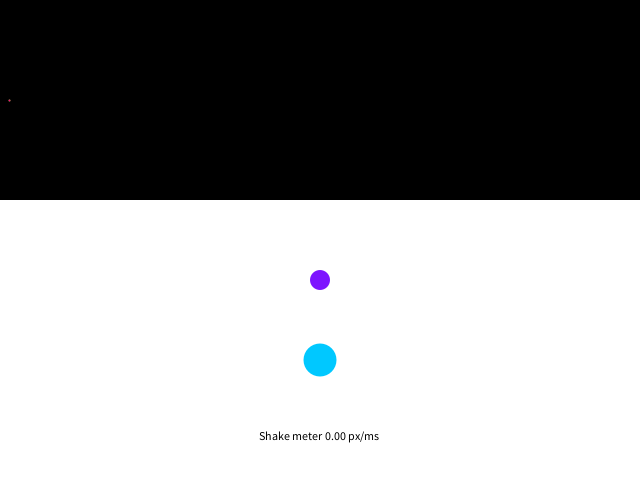
Frame 1 (no input)
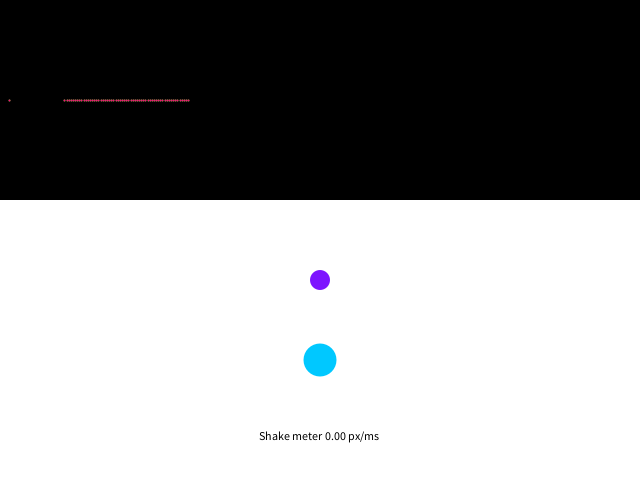
Frame 60 (the mouse pressed at the canvas centre just before this capture)
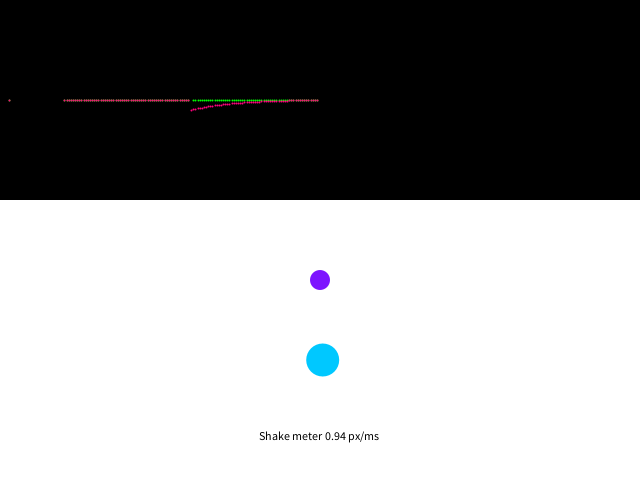
Frame 120 (the mouse held since frame 60 and released just before this capture)

The Processing sketch that drew these frames (run headless with seeded random() and noise(); from frame 60 on, the mouse is pressed at the canvas centre):

// Processing sketch: ex03_gesture
// ── ex03_gesture.pde
/*
 * Filtering the speed of movement of the mouse
 * IMD3005 · Fall 2026
 *
 * filter how FAST the mouse moves instead of where it is
 *   velocity = mouseX - pmouseX   (pixels per frame, + to the right, - to the left)
 * Uses ideas from https://forum.processing.org/one/topic/using-the-mouse-speed.html
 */

int SPEED_GRAPH = 5000; //constant for the plot
int TRIGGER = 5;
float easing_signal = 0.05; // Lower values = smoother/slower lag; higher values = faster
float easing_event = 0.02;

long  last_time;
float speed_X, smooth_speed_X, shakeMeter;
float MOVING_SPEED = 0.1; //constant for the speed;
int   direction;


void setup() {
  size(640, 480);
  background(50);
  fill(0);
  rect(0, 0, width, 200);
  textAlign(CENTER);
}

void draw() {

  // calculate time ellapsed and the delta
  // not totally necessary to divide by time (if FPS rate is constant)
  long now = millis();
  long time_ellapsed = now - last_time;
  last_time =  now;
  speed_X = (mouseX - pmouseX) / (float)(time_ellapsed); //I need to make sure I use float division (and not int)

  // Plot signals for clarity of the example
  float plotT = map(millis()%SPEED_GRAPH, 0, SPEED_GRAPH, 0, width);

  noStroke();
  fill(0);
  rect(plotT, 0, 10, 200);
  strokeWeight(2);
  stroke(0, 255, 0);
  point(plotT, 100+(speed_X * 15));
  noStroke();
  fill(0);
  rect((width/2)-100, 0, 200, 40);
  fill(255);
  if (speed_X > MOVING_SPEED)  text("RAW moving RIGHT", width/2, 15);
  if (speed_X < -MOVING_SPEED)  text("RAW moving LEFT", width/2, 15);
  //I smooth the speed to accurately represent the intention of the user
  smooth_speed_X += (speed_X - smooth_speed_X) * easing_signal;

  fill(255);
  int newDirection = 0;
  if (smooth_speed_X > MOVING_SPEED) {
    text("moving RIGHT", width/2, 30);
    newDirection = 1;
  }
  if (smooth_speed_X < -MOVING_SPEED) {
    text("moving LEFT", width/2, 30);
    newDirection = -1;
  }

  //if the direction is different from before
  if (newDirection != direction) {
    shakeMeter += 1;    //I add 1 per event
    direction = newDirection;  //I lock in, so that it's only once per event
  }
  shakeMeter *= (1-easing_event); //I add a leak to make it a low pass (AKA leaky counter)

  // Now I rinse and repeat the plotting
  // but I also add the smooth speed
  strokeWeight(2);
  stroke(255, 0, 125);
  point(plotT, 100+(smooth_speed_X * 15));

  // Smoothly interpolate current position toward the mouse position
  // I left it here from the previous example, just FYI
  noStroke();
  rect(0, 200, width, height);  //clear the screen
  fill(125, 20, 255);  // Draw in purple
  float raw_x = map(speed_X, -4, 4, 0, width);
  circle(raw_x, 200+ (height/6), 20); //raw signal
  // Draw a circle at the filtered position
  noStroke();
  fill(0, 200, 255);  //cyan
  float smoothX = map(smooth_speed_X, -4, 4, 0, width);
  circle(smoothX, 200+ (height/3), 33);  //filtered in position
  fill(0);

  text("Shake meter " + nf(shakeMeter, 0, 2) + " px/ms ", width/2, height-40);
  if (shakeMeter > TRIGGER) {         // e.g. 3
    fill(255, 0, 0);
    text("SHAKING ACTIVATED!", width/2, height-20);
  }
}

//any key erases the canvas
void keyPressed() {
  background(50);
  fill(0);
  noStroke();
  rect(0, 0, width, 100);
}
